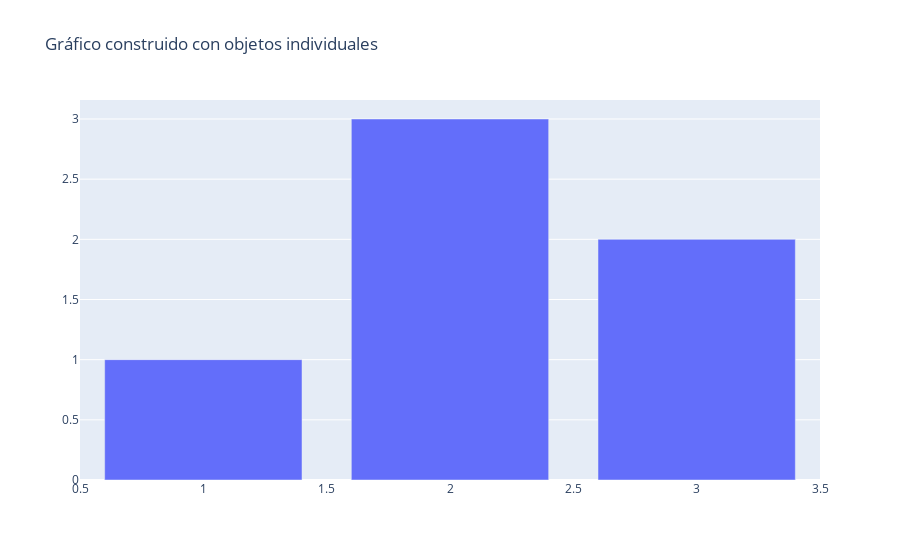

Here is the notebook cell this chart was saved with:
### Markdown cell above
## Plotly Express vs. Plotly Graph Objects

Todos los gráficos de Plotly tienen la estructura de diccionario. El módulo graph_objects contiene todas los objetos individuales de un gráfico. Pueden acumularse unos sobre otros desde sus partes más pequeñas hasta construir la imagen final, como en la siguiente celda.

### Code cell
import plotly.graph_objects as go

dict_of_fig = dict({
    "data": [{"type": "bar",
              "x": [1, 2, 3],
              "y": [1, 3, 2]}],
    "layout": {"title": {"text": "Gráfico construido con objetos individuales"}}
})

fig = go.Figure(dict_of_fig)

fig.show()

### Figure 1 — Plotly figure (JSON) as saved in the notebook; plotly's stock layout.template omitted (floating-point values rounded to 4 significant figures)
{"data": [{"type": "bar", "x": [1, 2, 3], "y": [1, 3, 2]}], "layout": {"title": {"text": "Gráfico construido con objetos individuales"}}}
